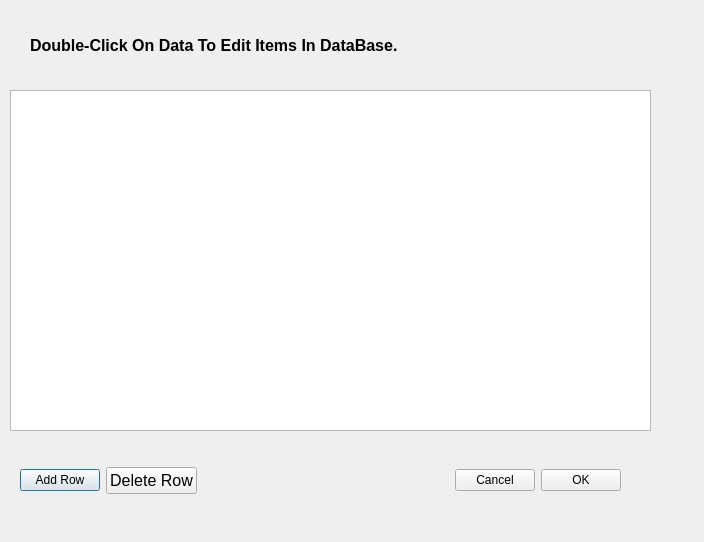
<?xml version="1.0" encoding="UTF-8"?>
<ui version="4.0">
 <class>Edit_Dialog</class>
 <widget class="QDialog" name="Edit_Dialog">
  <property name="geometry">
   <rect>
    <x>0</x>
    <y>0</y>
    <width>704</width>
    <height>542</height>
   </rect>
  </property>
  <property name="windowTitle">
   <string>Molehill - Edit Database</string>
  </property>
  <property name="windowIcon">
   <iconset resource="resources.qrc">
    <normaloff>:/chemcalc_icon_120.svg</normaloff>:/chemcalc_icon_120.svg</iconset>
  </property>
  <widget class="QLabel" name="label">
   <property name="geometry">
    <rect>
     <x>30</x>
     <y>20</y>
     <width>591</width>
     <height>51</height>
    </rect>
   </property>
   <property name="font">
    <font>
     <pointsize>12</pointsize>
     <bold>true</bold>
    </font>
   </property>
   <property name="text">
    <string>Double-Click On Data To Edit Items In DataBase.</string>
   </property>
  </widget>
  <widget class="QTableView" name="tableView">
   <property name="geometry">
    <rect>
     <x>10</x>
     <y>90</y>
     <width>641</width>
     <height>341</height>
    </rect>
   </property>
   <property name="font">
    <font>
     <pointsize>12</pointsize>
    </font>
   </property>
  </widget>
  <widget class="QWidget" name="layoutWidget">
   <property name="geometry">
    <rect>
     <x>20</x>
     <y>460</y>
     <width>601</width>
     <height>41</height>
    </rect>
   </property>
   <layout class="QHBoxLayout" name="horizontalLayout">
    <item>
     <widget class="QPushButton" name="pushButton_AddRow">
      <property name="text">
       <string>Add Row</string>
      </property>
     </widget>
    </item>
    <item>
     <widget class="QPushButton" name="pushButton_DeleteRow">
      <property name="font">
       <font>
        <pointsize>12</pointsize>
       </font>
      </property>
      <property name="text">
       <string>Delete Row</string>
      </property>
     </widget>
    </item>
    <item>
     <spacer name="horizontalSpacer">
      <property name="orientation">
       <enum>Qt::Orientation::Horizontal</enum>
      </property>
      <property name="sizeHint" stdset="0">
       <size>
        <width>40</width>
        <height>20</height>
       </size>
      </property>
     </spacer>
    </item>
    <item>
     <widget class="QPushButton" name="pushButton_Cancel">
      <property name="text">
       <string>Cancel</string>
      </property>
     </widget>
    </item>
    <item>
     <widget class="QPushButton" name="pushButton_OK">
      <property name="text">
       <string>OK</string>
      </property>
     </widget>
    </item>
   </layout>
  </widget>
 </widget>
 <resources>
  <include location="resources.qrc"/>
 </resources>
 <connections/>
 <slots>
  <signal>signal1()</signal>
  <slot>tempCB1()</slot>
  <slot>pushButton_OK_clicked(QSqlTableModel)</slot>
 </slots>
</ui>
